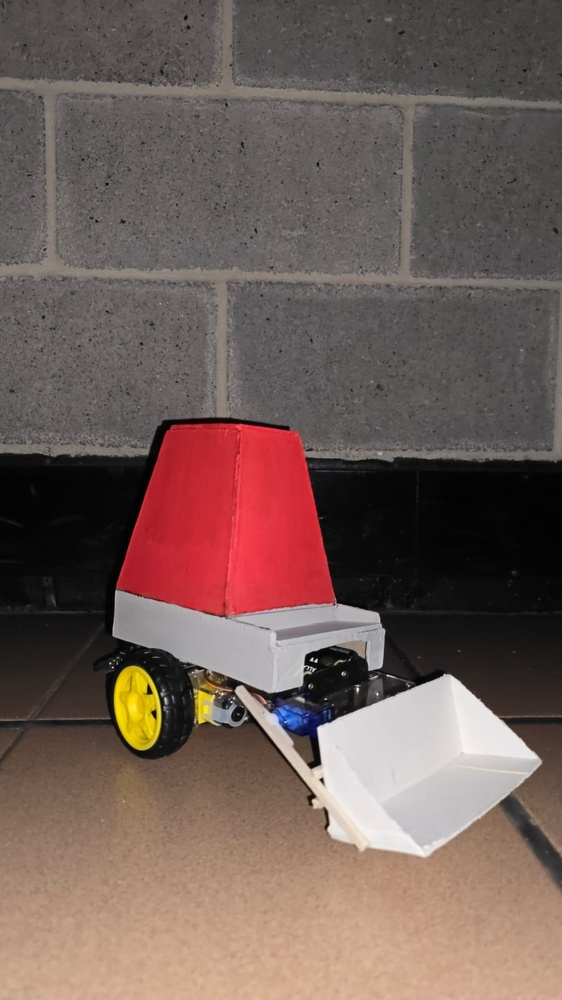
#> input picture Fotos/Carrito Completo .jpg, 562 x 1000 px, shrunk from 900 x 1600 before the run, given in place of stream, which was not available
$ python Codigo_Solo_Camara.py
#> lines starting #> are read from the running program, lines starting #| are printed output that depends on the picture; after the words box and inside, x2 and y2 are one past the last pixel; in counts of white or black regions, pixels touching at a corner belong together; pictures that were not available may be replaced by others from this repository, and a replacement may not be noted
import cv2
import numpy as np

def detect_color(frame, color_lower, color_upper):
    # Convertir la imagen de BGR a HSV
    hsv = cv2.cvtColor(frame, cv2.COLOR_BGR2HSV)

    # Definir un rango de colores a detectar en HSV
    mask = cv2.inRange(hsv, color_lower, color_upper)

    # Aplicar la máscara al frame original
    res = cv2.bitwise_and(frame, frame, mask=mask)

    return res

# Definir los rangos de color para rojo, verde y azul en formato HSV
red_lower = np.array([0, 100, 100])
red_upper = np.array([10, 255, 255])

green_lower = np.array([40, 40, 40])
green_upper = np.array([70, 255, 255])

blue_lower = np.array([90, 100, 100])
blue_upper = np.array([130, 255, 255])

url = 'http://192.168.114.140:81/stream'
cap = cv2.VideoCapture(url)
winName = 'IP_CAM'
cv2.namedWindow(winName, cv2.WINDOW_AUTOSIZE)

while True:
    cap.open(url)  # Abre la URL para capturar el frame
    ret, frame = cap.read()
#> frame is the input picture: shape (1000, 562, 3); mean B, G, R 88.2, 94, 113.1
    if not ret:
        break

    # Detectar los colores en el frame actual
    red_detected = detect_color(frame, red_lower, red_upper)
#> in detect_color, `hsv = cv2.cvtColor(frame, cv2.COLOR_BGR2HSV)`: hsv: shape (1000, 562, 3); mean H, S, V 36.8, 43.2, 113.4
#> in detect_color, `mask = cv2.inRange(hsv, color_lower, color_upper)`:
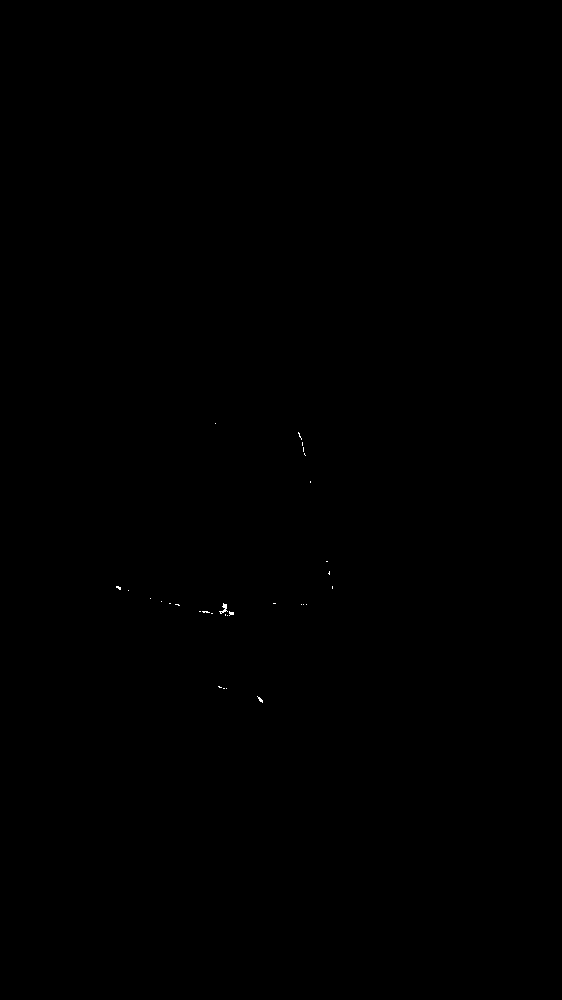
#> mask: shape (1000, 562); 0.03% white in thin lines or dots, all inside (x1, y1, x2, y2) = (116, 423, 333, 703)
    green_detected = detect_color(frame, green_lower, green_upper)
#> in detect_color (call 2), `mask = cv2.inRange(hsv, color_lower, color_upper)`: mask: shape (1000, 562); every value is 0
#> in detect_color (call 2), `res = cv2.bitwise_and(frame, frame, mask=mask)`: res: shape (1000, 562, 3); every value is 0
    blue_detected = detect_color(frame, blue_lower, blue_upper)
#> in detect_color (call 3), `mask = cv2.inRange(hsv, color_lower, color_upper)`:
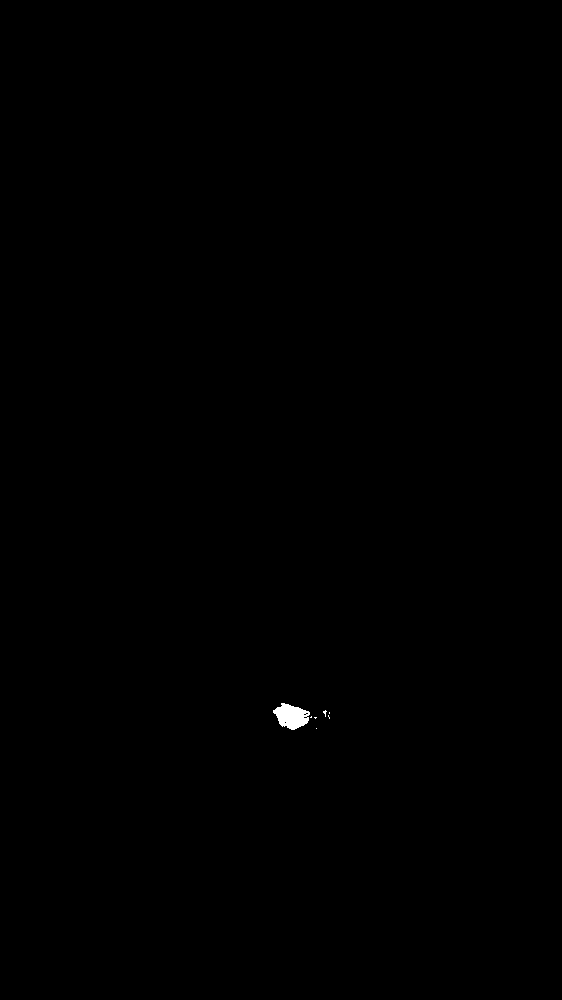
#> mask: shape (1000, 562); 0.12% white; 7 white regions (6 under 20 px), largest, box (x1, y1, x2, y2) and area: (273, 703, 310, 730) 639

    # Combinar las imágenes detectadas
    combined = cv2.addWeighted(red_detected, 1/3, green_detected, 1/3, 0)
    combined = cv2.addWeighted(blue_detected, 1/3, combined, 1, 0)

    # Mostrar los resultados de detección de color en una sola ventana
    cv2.imshow(winName, combined)

    # Salir si se presiona la tecla 'Esc'
    if cv2.waitKey(1) & 0xFF == 27:
#> (key Esc is pressed here)
        break

cv2.destroyAllWindows()
cap.release()

$ run again, on Fotos/Componenetes .jpg
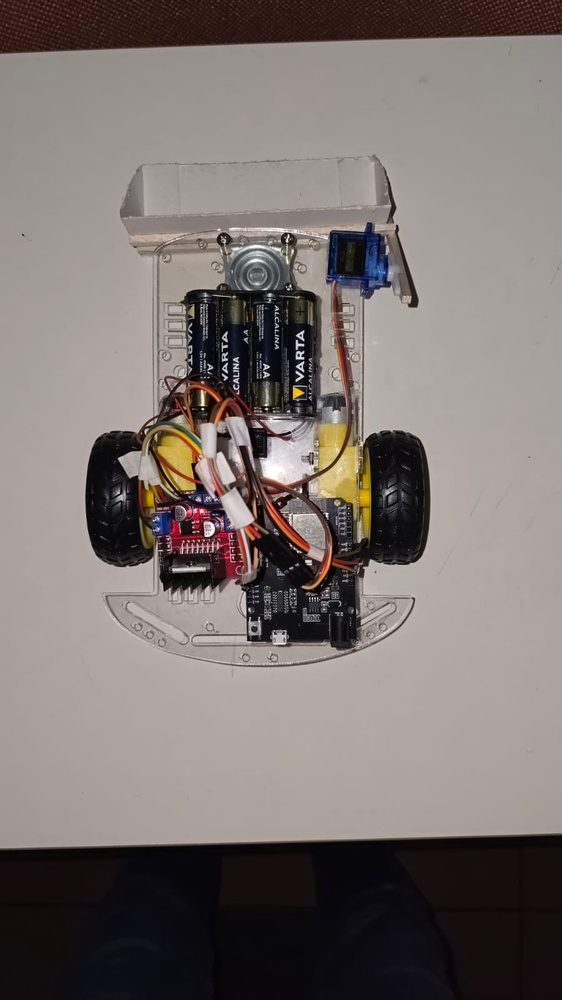
#> input picture Fotos/Componenetes .jpg, 562 x 1000 px, shrunk from 900 x 1600 before the run, given in place of stream, which was not available
#> frame is the input picture: shape (1000, 562, 3); mean B, G, R 112.6, 115.5, 123.8
#> hsv: shape (1000, 562, 3); mean H, S, V 39, 44.2, 124.7
#> in detect_color, `mask = cv2.inRange(hsv, color_lower, color_upper)`:
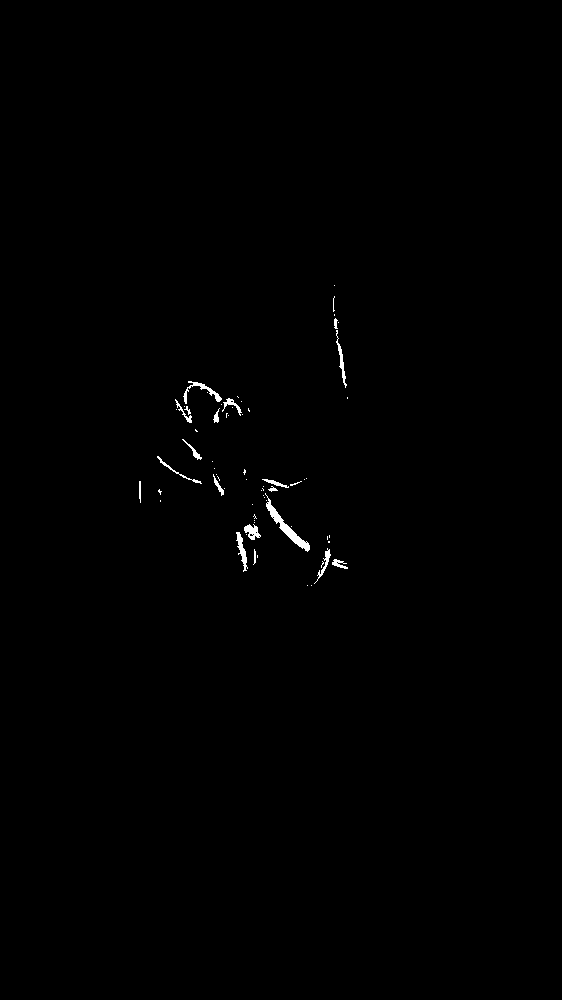
#> mask: shape (1000, 562); 0.39% white; 67 white regions (48 under 20 px), largest, box (x1, y1, x2, y2) and area: (265, 493, 310, 552) 457, (183, 381, 222, 404) 203, (236, 532, 248, 572) 183
#> mask: shape (1000, 562); 0.01% white in thin lines or dots, all inside (x1, y1, x2, y2) = (156, 245, 352, 446)
#> mask: shape (1000, 562); 0.12% white; 16 white regions (13 under 20 px), largest, box (x1, y1, x2, y2) and area: (366, 243, 386, 285) 459, (153, 514, 168, 534) 135, (330, 270, 346, 284) 46
